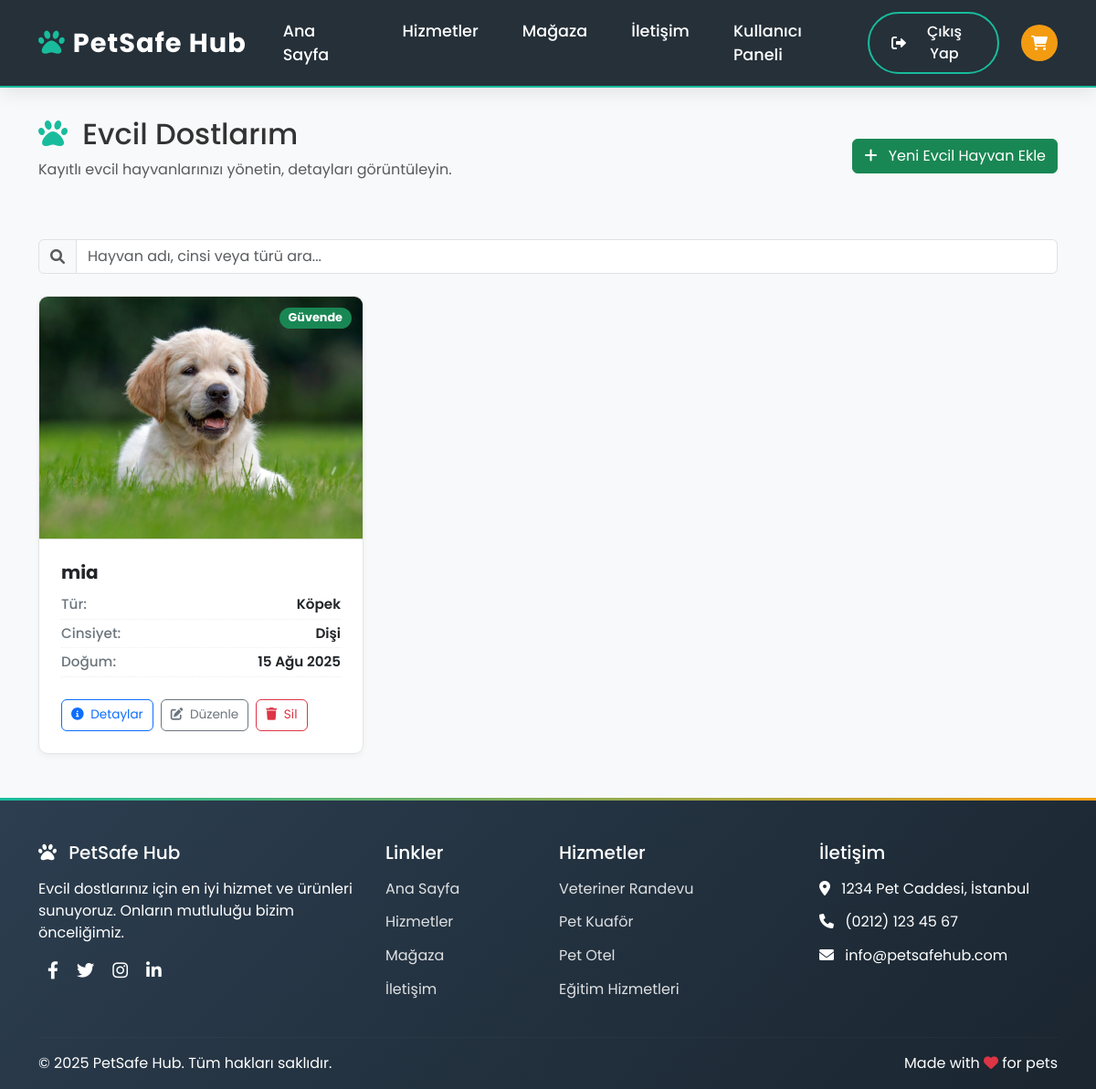
Page /panel/ (signed in) on the earlier database version.
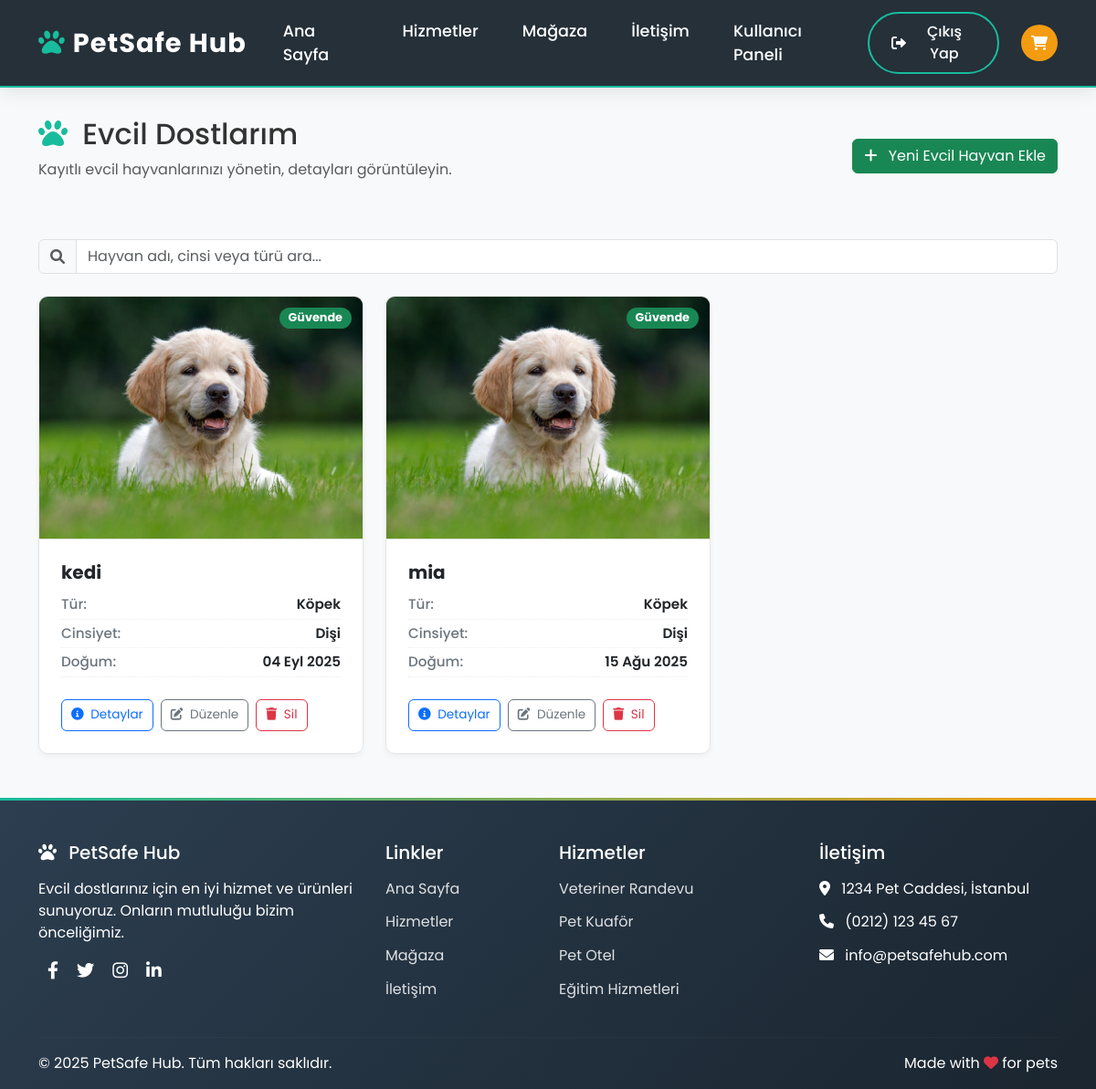
Same page on the later database version.
### anahtarlik/models.py (models this page shows, shortened)
class EvcilHayvan(models.Model):
    TUR_SECENEKLERI = [
        ('kopek', 'Köpek'),
        ('kedi', 'Kedi'),
        ('diger', 'Diğer'),
    ]
    CINSIYET_SECENEKLERI = [
        ('erkek', 'Erkek'),
        ('disi', 'Dişi'),
        ('bilinmiyor', 'Bilinmiyor'),
    ]
    ad = models.CharField(max_length=100)
    tur = models.CharField(max_length=20, choices=TUR_SECENEKLERI)
    cins = models.CharField(max_length=100)
    cinsiyet = models.CharField(max_length=20, choices=CINSIYET_SECENEKLERI, default='bilinmiyor')
    dogum_tarihi = models.DateField(null=True, blank=True)
    sahip = models.ForeignKey(Sahip, on_delete=models.CASCADE, related_name='evcil_hayvanlar')
    saglik_notu = models.TextField(blank=True)
    beslenme_notu = models.TextField(blank=True)
    genel_not = models.TextField(blank=True)
    davranis_notu = models.TextField(blank=True)
    kayip_durumu = models.BooleanField(default=False)
    kayip_bildirim_tarihi = models.DateTimeField(null=True, blank=True)
    odul_miktari = models.DecimalField(max_digits=10, decimal_places=2, null=True, blank=True)
    resim = models.ImageField(upload_to='evcil_hayvanlar/', null=True, blank=True)

### anahtarlik/views.py (the view)
# urls.py: path('panel/', views.kullanici_paneli, name='kullanici_paneli'),
@login_required
def kullanici_paneli(request):
    sahip = get_object_or_404(Sahip, kullanici=request.user)
    evcil_hayvanlar = sahip.evcil_hayvanlar.all().order_by('-id')
    paginator = Paginator(evcil_hayvanlar, 6)
    page_number = request.GET.get('page')
    page_obj = paginator.get_page(page_number)
    return render(request, 'anahtarlik/kullanici_paneli.html', {'evcil_hayvanlar': page_obj})

### courseapp/context_processors.py (called while the page is built, shortened)
def sepet_ozeti(request):
    sepet = request.session.get('sepet', {})
    if isinstance(sepet, list):  # Eski liste ise dict'e çevir (hata önle)
        new_sepet = {}
        for pk in sepet:
            new_sepet[str(pk)] = new_sepet.get(str(pk), 0) + 1
        request.session['sepet'] = new_sepet
        sepet = new_sepet
    sepet_items = []
    toplam = 0
    adet = 0
    return {
        'sepet_items': sepet_items,
        'sepet_toplam': toplam,
        'sepet_adet': adet,
    }

### anahtarlik/templates/anahtarlik/kullanici_paneli.html (shortened to what this page needs)
{% extends "ana.html" %}
{% load static %}
{% block content %}
<section class="container my-5" data-aos="fade-up">
    <div class="row mb-5 align-items-center">
        <div class="col-md-8">
            <h2 class="panel-baslik mb-2">
                <i class="fas fa-paw me-2" style="color: var(--secondary-color);"></i> Evcil Dostlarım
            </h2>
            <p class="text-muted">Kayıtlı evcil hayvanlarınızı yönetin, detayları görüntüleyin.</p>
        </div>
        <div class="col-md-4 text-md-end text-center mt-3 mt-md-0">
            <a href="{% url 'add_pet' %}" class="btn btn-success">
                <i class="fas fa-plus me-2"></i> Yeni Evcil Hayvan Ekle
            </a>
        </div>
    </div>
    <div class="mb-4">
        <div class="arama-kutusu input-group">
            <span class="input-group-text"><i class="fas fa-search text-muted"></i></span>
            <input type="text" id="petSearch" class="form-control" placeholder="Hayvan adı, cinsi veya türü ara...">
        </div>
    </div>
    {% if evcil_hayvanlar.object_list %}
    <div class="row row-cols-1 row-cols-md-2 row-cols-lg-3 g-4" id="petList">
        {% for hayvan in evcil_hayvanlar.object_list %}
        <div class="col">
            <div class="hayvan-kart card position-relative">
                {% if hayvan.resim %}
                    <img src="{{ hayvan.resim.url }}" class="hayvan-resim" alt="{{ hayvan.ad }}">
                {% else %}
                    {% if hayvan.tur == 'kopek' %}
                        <img src="{% static 'img/icons/dog-icon.jpg' %}" class="hayvan-resim" alt="Köpek">
                    {% elif hayvan.tur == 'kedi' %}
                        <img src="{% static 'img/icons/cat-icon.jpg' %}" class="hayvan-resim" alt="Kedi">
                    {% else %}
                        <img src="{% static 'img/icons/other-pet.jpg' %}" class="hayvan-resim" alt="Evcil Hayvan">
                    {% endif %}
                {% endif %}
                <span class="durum-etiket badge {% if hayvan.kayip_durumu %}bg-danger{% else %}bg-success{% endif %}">
                    {% if hayvan.kayip_durumu %}Kayıp{% else %}Güvende{% endif %}
                </span>
                <div class="card-body p-4">
                    <h5 class="card-title fw-bold mb-2">{{ hayvan.ad }}</h5>
                    <div class="bilgi-satir">
                        <span class="bilgi-etiket">Tür:</span>
                        <span class="bilgi-deger">{{ hayvan.get_tur_display }}</span>
                    </div>
                    <div class="bilgi-satir">
                        <span class="bilgi-etiket">Cinsiyet:</span>
                        <span class="bilgi-deger">{{ hayvan.get_cinsiyet_display }}</span>
                    </div>
                    {% if hayvan.dogum_tarihi %}
                    <div class="bilgi-satir">
                        <span class="bilgi-etiket">Doğum:</span>
                        <span class="bilgi-deger">{{ hayvan.dogum_tarihi|date:"d M Y" }}</span>
                    </div>
                    {% endif %}
                    <div class="eylem-dugmeleri d-flex mt-4">
                        <a href="{% url 'pet_detail' hayvan.id %}" class="btn btn-outline-primary">
                            <i class="fas fa-info-circle me-1"></i> Detaylar
                        </a>
                        <a href="{% url 'edit_pet' hayvan.id %}" class="btn btn-outline-secondary">
                            <i class="fas fa-edit me-1"></i> Düzenle
                        </a>
                        <a href="{% url 'delete_pet' hayvan.id %}" class="btn btn-outline-danger"
                           onclick="return confirm('Bu evcil hayvanı silmek istediğinize emin misiniz?');">
                            <i class="fas fa-trash me-1"></i> Sil
                        </a>
                    </div>
                </div>
            </div>
        </div>
        {% endfor %}
    </div>
    {% endif %}
</section>
{% endblock %}

### templates/ana.html (shortened to what this page needs)
{% load static %}
<!DOCTYPE html>
<html lang="tr">
<head>
    <link href="https://cdn.jsdelivr.net/npm/bootstrap@5.3.0/dist/css/bootstrap.min.css" rel="stylesheet">
    <link href="https://cdnjs.cloudflare.com/ajax/libs/font-awesome/6.0.0-beta3/css/all.min.css" rel="stylesheet">
    <link href="https://unpkg.com/aos@next/dist/aos.css" rel="stylesheet">
    <link rel="stylesheet" href="https://cdnjs.cloudflare.com/ajax/libs/animate.css/4.1.1/animate.min.css">
</head>
<body>
    <nav class="ust-menu navbar navbar-expand-lg navbar-dark fixed-top">
        <div class="container">
            <a class="ust-menu-marka navbar-brand d-flex align-items-center" href="#">
                <i class="fas fa-paw me-2 animate-pulse" style="color: var(--secondary-color);"></i> PetSafe Hub
            </a>
            <div class="collapse navbar-collapse ust-menu-kapsayici" id="ustMenuNav">
                <ul class="ust-menu-nav navbar-nav ms-auto me-auto">
                    <li class="nav-item"><a class="ust-menu-baglantisi nav-link" href="{% url 'ev' %}">Ana Sayfa</a></li>
                    <li class="nav-item"><a class="ust-menu-baglantisi nav-link" href="#hizmetler">Hizmetler</a></li>
                    <li class="nav-item"><a class="ust-menu-baglantisi nav-link" href="{% url 'shop_home' %}">Mağaza</a></li>
                    <li class="nav-item"><a class="ust-menu-baglantisi nav-link" href="#iletisim">İletişim</a></li>
                    {% if user.is_authenticated %}
                    <li class="nav-item"><a class="ust-menu-baglantisi nav-link" href="{% url 'kullanici_paneli' %}">Kullanıcı Paneli</a></li>
                    {% endif %}
                </ul>
                <div class="d-flex align-items-center flex-column flex-lg-row mt-3 mt-lg-0">
                    {% if user.is_authenticated %}
                    <a href="{% url 'user_logout' %}" class="giris-dugme btn me-lg-2 mb-2 mb-lg-0"><i class="fas fa-sign-out-alt me-2"></i>Çıkış Yap</a>
                    {% endif %}
                    <a href="{% url 'cart_view' %}" class="sepet-dugme btn" data-bs-toggle="offcanvas" data-bs-target="#sepetYanMenu">
                        <i class="fas fa-shopping-cart"></i>
                    </a>
                </div>
            </div>
        </div>
    </nav>
    <main>{% block content %}{% endblock %}</main>
    <footer class="alt-kisim">
        <div class="container">
            <div class="row">
                <div class="col-lg-4 mb-4 mb-lg-0">
                    <h5 class="mb-3"><i class="fas fa-paw me-2"></i> PetSafe Hub</h5>
                    <p class="footer-about">Evcil dostlarınız için en iyi hizmet ve ürünleri sunuyoruz. Onların mutluluğu bizim önceliğimiz.</p>
                    <div class="sosyal-simgeler d-flex">
                        <a href="#" class="animate__animated animate__fadeIn"><i class="fab fa-facebook-f"></i></a>
                        <a href="#" class="animate__animated animate__fadeIn animate__delay-1s"><i class="fab fa-twitter"></i></a>
                        <a href="#" class="animate__animated animate__fadeIn animate__delay-2s"><i class="fab fa-instagram"></i></a>
                        <a href="#" class="animate__animated animate__fadeIn animate__delay-3s"><i class="fab fa-linkedin-in"></i></a>
                    </div>
                </div>
                <div class="col-lg-2 col-md-6 mb-4 mb-md-0">
                    <h5 class="mb-3">Linkler</h5>
                    <ul class="footer-links">
                        <li><a href="{% url 'ev' %}">Ana Sayfa</a></li>
                        <li><a href="#hizmetler">Hizmetler</a></li>
                        <li><a href="{% url 'shop_home' %}">Mağaza</a></li>
                        <li><a href="#iletisim">İletişim</a></li>
                    </ul>
                </div>
                <div class="col-lg-3 col-md-6 mb-4 mb-md-0">
                    <h5 class="mb-3">Hizmetler</h5>
                    <ul class="footer-links">
                        <li><a href="#">Veteriner Randevu</a></li>
                        <li><a href="#">Pet Kuaför</a></li>
                        <li><a href="#">Pet Otel</a></li>
                        <li><a href="#">Eğitim Hizmetleri</a></li>
                    </ul>
                </div>
                <div class="col-lg-3 col-md-6">
                    <h5 class="mb-3">İletişim</h5>
                    <ul class="footer-links">
                        <li><i class="fas fa-map-marker-alt me-2"></i> 1234 Pet Caddesi, İstanbul</li>
                        <li><i class="fas fa-phone me-2"></i> (0212) 123 45 67</li>
                        <li><i class="fas fa-envelope me-2"></i> info@petsafehub.com</li>
                    </ul>
                </div>
            </div>
            <hr class="mt-4 mb-3" style="border-color: rgba(255,255,255,0.1);">
            <div class="row align-items-center">
                <div class="col-md-6 text-center text-md-start">
                    <p class="mb-0">© 2025 PetSafe Hub. Tüm hakları saklıdır.</p>
                </div>
                <div class="col-md-6 text-center text-md-end">
                    <p class="mb-0">Made with <i class="fas fa-heart text-danger"></i> for pets</p>
                </div>
            </div>
        </div>
    </footer>
</body>
</html>

### anahtarlik/templates/anahtarlik/kullanici_paneli.html (style rules this page uses)
.hayvan-kart { border: 1px solid #e5e5e5; border-radius: 10px; overflow: hidden; height: 100%; display: flex; flex-direction: column; box-shadow: 0 3px 6px rgba(0, 0, 0, 0.04); transition: 0.3s; }
.hayvan-resim { width: 100%; aspect-ratio: 4 / 3; object-fit: cover; object-position: center; border-bottom: 1px solid #ddd; }
.durum-etiket { position: absolute; top: 12px; right: 12px; padding: 5px 10px; font-size: 0.8rem; border-radius: 15px; }
.bilgi-satir { display: flex; justify-content: space-between; font-size: 0.95rem; padding: 4px 0; border-bottom: 1px dotted #eee; }
.bilgi-etiket { color: #6c757d; font-weight: 500; }
.bilgi-deger { font-weight: 600; color: #212529; }
.eylem-dugmeleri .btn { font-size: 0.85rem; padding: 6px 10px; }
.eylem-dugmeleri { gap: 0.5rem; flex-wrap: wrap; }

Differences in the rows shown:
added EvcilHayvan: kayip_durumu "Güvende", ad "kedi", tur "Köpek", cinsiyet "Dişi", dogum_tarihi "04 Eyl 2025"
